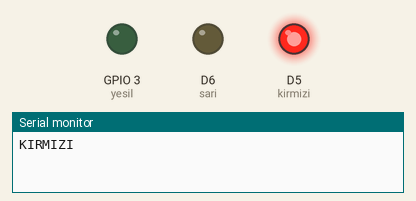
Recording of a sketch running on a simulated ESP8266 (NodeMCU). Parts: output pins drawn as LEDs (lit = HIGH), the last lines printed to the serial monitor.

Above: at 2.0 s.
At 5.5 s:
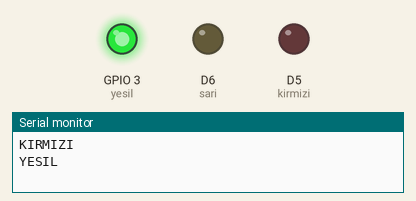
At 7.5 s:
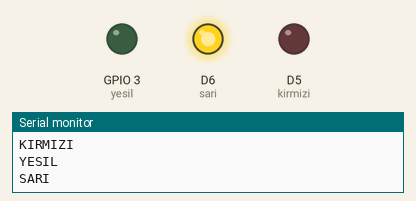
Timing chart, 0 to 10.4 s (numbered marks = the images above):
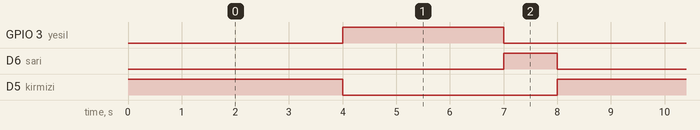

The sketch:

dk0160_trafikLambasiYazsin.ino
```cpp
/*
  dk0160 — Trafik lambası rengini yazsın
  Ne öğreneceğiz: Bildiğimiz trafik lambasına (Ders 1.6), yanan rengi bilgisayara
    yazdırma katmanı eklemek
  Malzeme: Deneyap Mini v2 kartı, Type-C USB kablosu, kırmızı LED, sarı LED, yeşil LED
    (setinde yoksa 3 LED yeter), 3 adet 220 ohm direnç, breadboard, 6 jumper kablo
    (Ders 1.6'nın D5/D6/D9 devresi aynen kullanılır)
  Devre: Kırmızı LED uzun bacak (+) -> D5, kısa bacak (-) -> 220 ohm direnç -> GND
         Sarı LED    uzun bacak (+) -> D6, kısa bacak (-) -> 220 ohm direnç -> GND
         Yeşil LED   uzun bacak (+) -> D9, kısa bacak (-) -> 220 ohm direnç -> GND

  Şimdilik kara kutu (sonra açacağız):
    void                    -> "fonksiyon" konusunda açılacak
    OUTPUT                  -> buton dersinde, INPUT ile birlikte açılacak
    Serial ve noktalı yazım -> "fonksiyon" konusunda açılacak (Ders 2.1'de tanıştın)
  Bunlara şimdilik dokunma, sırası gelince tek tek açacağız.

  kaynak: ak0115_trafikLambasiYazsin (D:\Atolye\Arduino\01_arduinoGiris_ak)
*/

// --- KAVRAM ---
// Trafik lambasının bildiğimiz koduna (Ders 1.6), yanan rengi yazan Serial.println satırları ekliyoruz
// Her renk yazısı, o rengin LED durumları ayarlandıktan hemen sonra gönderilir
// Seri Monitör 115200 hızında açılır; LED ile ekrandaki renk adı aynı anda değişir
const int kirmizi = D5;
const int sari = D6;
const int yesil = D9;

void setup() {
  pinMode(kirmizi, OUTPUT);
  pinMode(sari, OUTPUT);
  pinMode(yesil, OUTPUT);
  Serial.begin(115200);
}

void loop() {
  // Dur: kırmızı yanar, diğer iki LED söner
  digitalWrite(kirmizi, HIGH);
  digitalWrite(sari, LOW);
  digitalWrite(yesil, LOW);
  Serial.println("KIRMIZI");
  delay(4000);

  // Geç: yeşil yanar, diğer iki LED söner
  digitalWrite(kirmizi, LOW);
  digitalWrite(sari, LOW);
  digitalWrite(yesil, HIGH);
  Serial.println("YESIL");
  delay(3000);

  // Hazırlan: sarı yanar, diğer iki LED söner
  digitalWrite(kirmizi, LOW);
  digitalWrite(sari, HIGH);
  digitalWrite(yesil, LOW);
  Serial.println("SARI");
  delay(1000);
}

// --- SEN YAP ---
// 1) Sarı LED'in 1 saniye yerine 2 saniye yanmasını sağla.
// 2) Seri Monitör'deki SARI yazısının da LED ile aynı anda göründüğünü gözlemle.
```

Measured:
- by itself, GPIO 3 (yesil): alternates HIGH for 3.0 s and LOW for 5.0 s
- by itself, D6 (sari): alternates HIGH for 1.0 s and LOW for 7.0 s
- by itself, D5 (kirmizi): alternates HIGH for 4.0 s and LOW for 4.0 s
